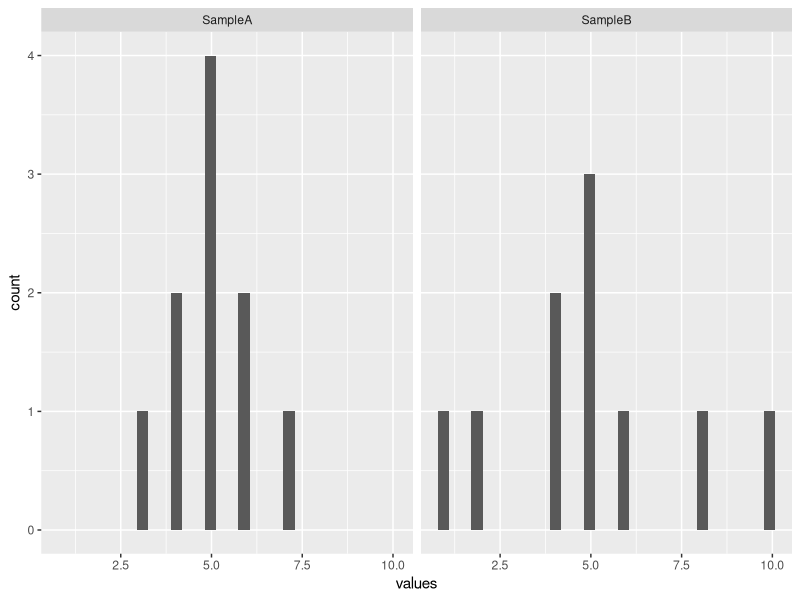
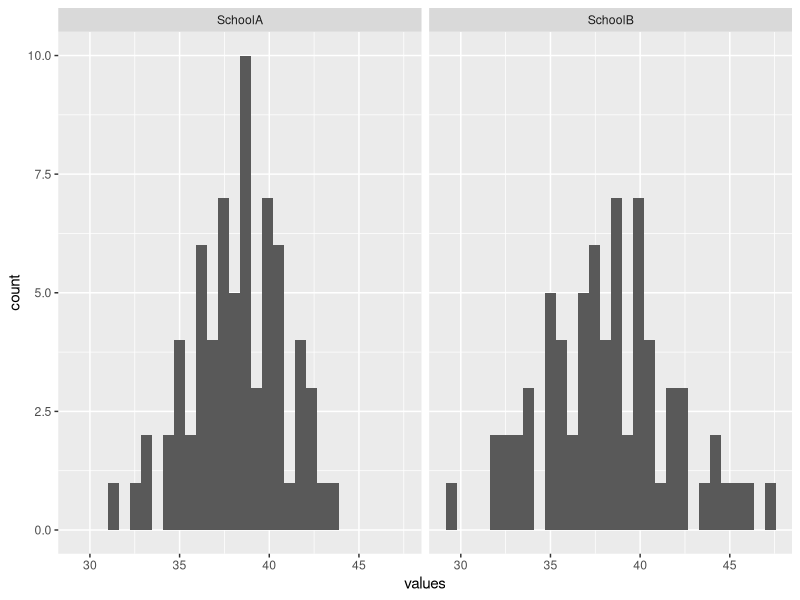
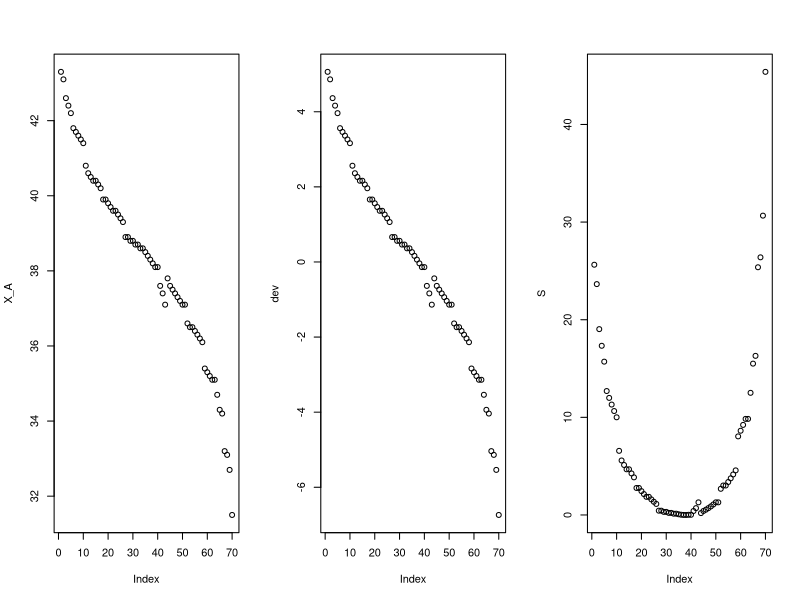
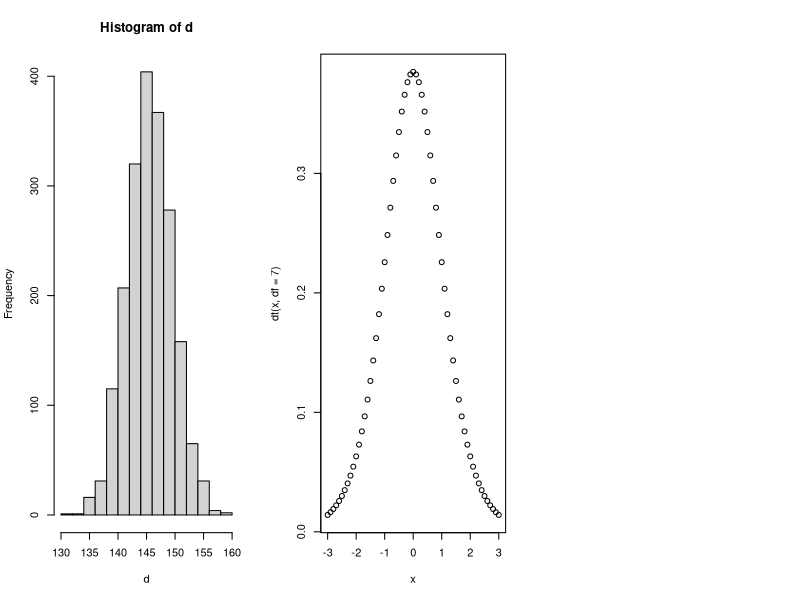

The R script that drew these images, in order:
## ---- chunk 1
knitr::opts_chunk$set(echo = TRUE)
## ---- chunk 2
# p.13 のデータ
# <- で変数に10の数値を代入、cはconcatenateのc
A <- c(3, 4, 4, 5, 5, 5, 5, 6, 6, 7)
B <- c(1, 2, 4, 4, 5, 5, 5, 6, 8, 10)
# repはrepeat 例. rep("SampleA", 10)
# データフレーム: エクセルのようなもの. 列に要因、行に観測を持つ
df1 <- data.frame(
  values = c(A, B),
  labels = c(rep("SampleA", 10), rep("SampleB", 10))
)
## ---- chunk 3
# 最初の6行を見せて、という意味
head(df1, 6)
## ---- chunk 4
library(ggplot2)  # 可視化
# SampleAもSampleBも5あたりに中心があるけれど、
# ばらつきはSampleBの方が大きいですね。
ggplot(df1) +
  facet_wrap(. ~ labels) +
  geom_histogram(aes(x = values))
## ---- chunk 5
# https://whatalnk.github.io/stat-intro-by-r-tkd/Chap02.html
A <- c(
  43.3, 43.1, 42.6, 42.4, 42.2, 41.8, 41.7, 41.6, 41.5, 41.4,
  40.8, 40.6, 40.5, 40.4, 40.4, 40.3, 40.2, 39.9, 39.9, 39.8,
  39.7, 39.6, 39.6, 39.5, 39.4, 39.3, 38.9, 38.9, 38.8, 38.8,
  38.7, 38.7, 38.6, 38.6, 38.5, 38.4, 38.3, 38.2, 38.1, 38.1,
  37.6, 37.4, 37.1, 37.8, 37.6, 37.5, 37.4, 37.3, 37.2, 37.1,
  37.1, 36.6, 36.5, 36.5, 36.4, 36.3, 36.2, 36.1, 35.4, 35.3,
  35.2, 35.1, 35.1, 34.7, 34.3, 34.2, 33.2, 33.1, 32.7, 31.5
)
## ---- chunk 6
# https://whatalnk.github.io/stat-intro-by-r-tkd/Chap02.html
B <- c(
  47.3, 46.1, 45.6, 45.1, 44.5, 44.4, 43.7, 42.6, 42.5, 42.5,
  41.4, 41.8, 41.6, 41.5, 40.7, 40.5, 40.4, 40.3, 40.1, 40.1,
  39.9, 39.8, 39.7, 39.6, 39.6, 39.5, 39.4, 38.9, 38.8, 38.8,
  38.7, 38.7, 38.6, 38.4, 38.2, 38.1, 38.1, 37.8, 37.7, 37.5,
  37.5, 37.4, 37.3, 37.3, 37.1, 36.8, 36.8, 36.7, 36.6, 36.4,
  36.2, 35.4, 35.4, 35.4, 35.3, 35.2, 34.9, 34.8, 34.7, 34.7,
  33.9, 33.8, 33.7, 33.3, 33.1, 32.8, 32.5, 32.1, 31.7, 29.5
)
## ---- chunk 7
# データフレーム(p.14)
df2 <- data.frame(
  values = c(A, B),
  labels = c(rep("SchoolA", length(A)), rep("SchoolB", length(B)))
)
ggplot(df2) +
  facet_wrap(. ~ labels) +
  geom_histogram(aes(x = values))
## ---- chunk 8
X_A_bar = sum(A)/length(A)
X_A_bar
# 課題: `X_B_bar` を求めてみてください。
## ---- chunk 9
X_A = df2[df2$labels=="SchoolA", "values"]  # 実データ
dev = X_A - mean(X_A)  # 偏差
S = (X_A - mean(X_A))^2  # squared
SS = sum(S)  # 平方和(2.2)
par(mfrow=c(1,3)) 
plot(X_A)  # 実データ
plot(dev)  # 偏差: 和は打ち消し合って0 -> all.equal(sum(dev), 0) 
plot(S)  # 平均で0、外れるほど+
## ---- chunk 10
SS = sum(S)  # 平方和(2.2)
n = length(X_A)
SV = SS/(n-1)  # 標本分散
sqrt(SV)  # 標準偏差
sd(X_A) == sqrt(sum((X_A - mean(X_A))^2)/(n-1))  # Rのsdはn-1バージョン
## ---- chunk 11
d = c(1,2,3,4,5,6,7,8,9,10)
mean(d)
var(d)  # 不偏分散
sd(d)  # 標準偏差
## ---- chunk 12
data = c(5.1, 7.4, 10.3, 9.2, 6.5, 6.1, 7.9, 8.4, 8.1, 9.4)
# 2.1
# 2.2
## ---- chunk 13
data = c(5.1, 7.4, 10.3, 9.2, 6.5, 6.1, 7.9, 8.4, 8.1, 9.4)
# 2.1
mean(data)  # 平均値: [1] 7.84
var(data)  # 不偏分散: [1] 2.582667
sqrt(var(data))  # 標準偏差: [1] 1.607068
## ---- chunk 14
data = c(5.1, 7.4, 10.3, 9.2, 6.5, 6.1, 7.9, 8.4, 8.1, 9.4)
# 2.2
n = length(data)
d.mean = sum(data)/n  # 平均値: [1] 7.84
d.var = sum((data - d.mean)^2)/(n-1)  # 不偏分散: [1] 2.582667
d.sd = sqrt(d.var)  # 標準偏差: [1] 1.607068
print(c(d.mean, d.var, d.sd))
## ---- chunk 15
mean = 10
sd = 2
# 平均から2sdに収まる確率は、mean+2*sd から mean-2*sd を引けば良い
# pnormで与えたmeanとsdの分布におけるxまでの面積を求めくれる
# pnorm(-Inf, mean=mean, sd=sd)  # ->0
# pnorm(Inf, mean=mean, sd=sd)  # ->1
pnorm(mean+2*sd, mean=mean, sd=sd)-pnorm(mean-2*sd, mean=mean, sd=sd)
## ---- chunk 16
# 3.1 (1)
# 3.1 (2)
## ---- chunk 17
# 3.1(1)
mean = 145.8
sd = 4
1000*(pnorm(156, mean=mean, sd=sd)  - pnorm(153, mean=mean, sd=sd))
# 30
## ---- chunk 18
# 3.1(2)
mean = 145.8
sd = 4
1000*(pnorm(mean+2*sd, mean=mean, sd=sd)  - pnorm(mean, mean=mean, sd=sd))
# 477
## ---- chunk 19
d = rnorm(2000, mean=145.5, sd=4.0)  # 母集団
hist(d)
## ---- chunk 20
n=5
qt(0.025, df=n-1)
## ---- chunk 21
n = 20
x = sample(d, n, replace=F)
t.test(x, mu=145.5)
## ---- chunk 22
d2 = rnorm(2000, mean=147.5, sd=2.0)  # 母集団
x2 = sample(d2, n, replace=F)
t.test(x2, mu=145.5)  # sdで変わる
## ---- chunk 23
qt(0.025, df=19)
qt(0.975, df=19)
## ---- chunk 24
# 4.1
data = c(15.2, 11.3, 15.7, 18.2, 12.4, 13.0, 16.6, 17.3, 16.2, 18.7, 14.5, 13.7)
# (1)
# (2)
## ---- chunk 25
# 4.1: 式(4.1)
data = c(15.2, 11.3, 15.7, 18.2, 12.4, 13.0, 16.6, 17.3, 16.2, 18.7, 14.5, 13.7)
# (1)
n = length(data)
s_x = sd(data)/sqrt(n)
## ---- chunk 26
# 4.1: 式(4.1)
data = c(15.2, 11.3, 15.7, 18.2, 12.4, 13.0, 16.6, 17.3, 16.2, 18.7, 14.5, 13.7)
# (1)
n = length(data)
s_x = sd(data)/sqrt(n)
# (2)
p=0.05
X_bar = mean(data)
cred_low = X_bar+qt(p/2, n-1)*s_x
cred_high = X_bar+qt(1-p/2, n-1)*s_x
print(c(cred_low, cred_high))
## ---- chunk 27
cred_low = 13.5+qt(p/2, n-1)*s_x
cred_high = 13.5+qt(1-p/2, n-1)*s_x
print(c(cred_low, cred_high, X_bar))
## ---- chunk 28
x = seq(-3, 3, 0.1)
plot(x, y=dt(x, df=7))
# print(qt(0.975, df=7))
# print(qt(0.025, df=7))
## ---- chunk 29
x = seq(-3, 3, 0.1)
# plot(x, y=dt(x, df=7))
print(qt(0.975, df=7))
print(qt(0.025, df=7))
